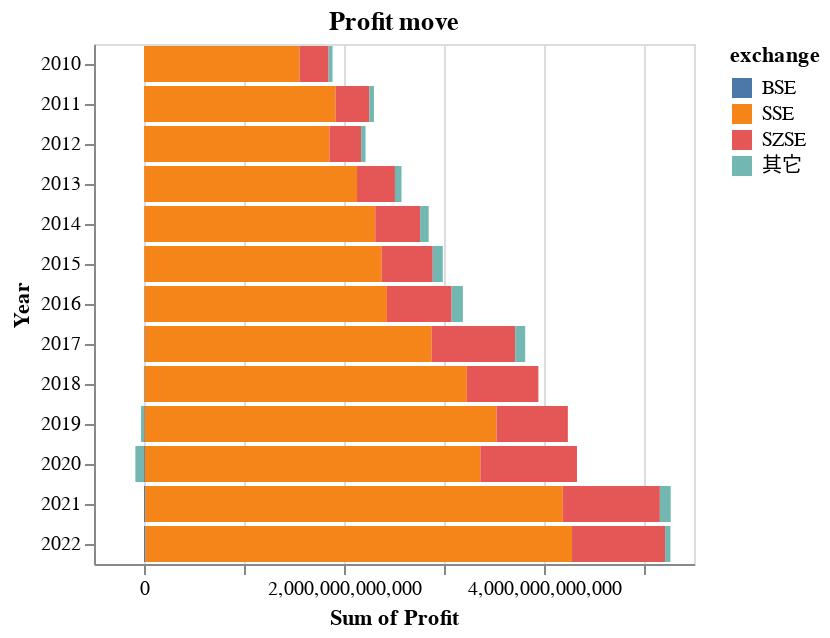

The notebook cell saved with this chart:
### Code cell
profit_by_ex = df[df.Quarter == 'Q4'].groupby(['Year', 'exchange'])[cols[4]].sum().to_frame(name='Profit').reset_index()
plot_stack_hbar(profit_by_ex, x='sum(Profit)', y='Year', color = 'exchange', title='Profit move')

### Figure 1 — Vega-Lite specification as saved in the notebook (floating-point values rounded to 4 significant figures)
{"config": {"view": {"continuousWidth": 300, "continuousHeight": 300}}, "data": {"name": "data-c1d0604913efbcaa8ce60d21cfad3c84"}, "mark": {"type": "bar"}, "encoding": {"color": {"field": "exchange", "type": "nominal"}, "x": {"aggregate": "sum", "field": "Profit", "type": "quantitative"}, "y": {"field": "Year", "type": "nominal"}}, "title": "Profit move", "width": "container", "$schema": "https://vega.github.io/schema/vega-lite/v5.8.0.json", "datasets": {"data-c1d0604913efbcaa8ce60d21cfad3c84": [{"Year": "2010", "exchange": "BSE", "Profit": 296100000.0}, {"Year": "2010", "exchange": "SSE", "Profit": 1554000000000.0}, {"Year": "2010", "exchange": "SZSE", "Profit": 291100000000.0}, {"Year": "2010", "exchange": "其它", "Profit": 39600000000.0}, {"Year": "2011", "exchange": "BSE", "Profit": 290300000.0}, {"Year": "2011", "exchange": "SSE", "Profit": 1915000000000.0}, {"Year": "2011", "exchange": "SZSE", "Profit": 338100000000.0}, {"Year": "2011", "exchange": "其它", "Profit": 46130000000.0}, {"Year": "2012", "exchange": "BSE", "Profit": 756600000.0}, {"Year": "2012", "exchange": "SSE", "Profit": 1855000000000.0}, {"Year": "2012", "exchange": "SZSE", "Profit": 315800000000.0}, {"Year": "2012", "exchange": "其它", "Profit": 43820000000.0}, {"Year": "2013", "exchange": "BSE", "Profit": 1635000000.0}, {"Year": "2013", "exchange": "SSE", "Profit": 2129000000000.0}, {"Year": "2013", "exchange": "SZSE", "Profit": 379300000000.0}, {"Year": "2013", "exchange": "其它", "Profit": 65510000000.0}, {"Year": "2014", "exchange": "BSE", "Profit": 2008000000.0}, {"Year": "2014", "exchange": "SSE", "Profit": 2311000000000.0}, {"Year": "2014", "exchange": "SZSE", "Profit": 448200000000.0}, {"Year": "2014", "exchange": "其它", "Profit": 85840000000.0}, {"Year": "2015", "exchange": "BSE", "Profit": 2920000000.0}, {"Year": "2015", "exchange": "SSE", "Profit": 2373000000000.0}, {"Year": "2015", "exchange": "SZSE", "Profit": 510900000000.0}, {"Year": "2015", "exchange": "其它", "Profit": 101000000000.0}, {"Year": "2016", "exchange": "BSE", "Profit": 4186000000.0}, {"Year": "2016", "exchange": "SSE", "Profit": 2425000000000.0}, {"Year": "2016", "exchange": "SZSE", "Profit": 646800000000.0}, {"Year": "2016", "exchange": "其它", "Profit": 112800000000.0}, {"Year": "2017", "exchange": "BSE", "Profit": 5531000000.0}, {"Year": "2017", "exchange": "SSE", "Profit": 2870000000000.0}, {"Year": "2017", "exchange": "SZSE", "Profit": 836500000000.0}, {"Year": "2017", "exchange": "其它", "Profit": 99550000000.0}, {"Year": "2018", "exchange": "BSE", "Profit": 6179000000.0}, {"Year": "2018", "exchange": "SSE", "Profit": 3222000000000.0}, {"Year": "2018", "exchange": "SZSE", "Profit": 715400000000.0}, {"Year": "2018", "exchange": "其它", "Profit": -1078000000.0}, {"Year": "2019", "exchange": "BSE", "Profit": 7329000000.0}, {"Year": "2019", "exchange": "SSE", "Profit": 3518000000000.0}, {"Year": "2019", "exchange": "SZSE", "Profit": 713100000000.0}, {"Year": "2019", "exchange": "其它", "Profit": -29390000000.0}, {"Year": "2020", "exchange": "BSE", "Profit": 8925000000.0}, {"Year": "2020", "exchange": "SSE", "Profit": 3354000000000.0}, {"Year": "2020", "exchange": "SZSE", "Profit": 966200000000.0}, {"Year": "2020", "exchange": "其它", "Profit": -86300000000.0}, {"Year": "2021", "exchange": "BSE", "Profit": 12210000000.0}, {"Year": "2021", "exchange": "SSE", "Profit": 4176000000000.0}, {"Year": "2021", "exchange": "SZSE", "Profit": 970800000000.0}, {"Year": "2021", "exchange": "其它", "Profit": 108300000000.0}, {"Year": "2022", "exchange": "BSE", "Profit": 13660000000.0}, {"Year": "2022", "exchange": "SSE", "Profit": 4267000000000.0}, {"Year": "2022", "exchange": "SZSE", "Profit": 930400000000.0}, {"Year": "2022", "exchange": "其它", "Profit": 53270000000.0}]}}
